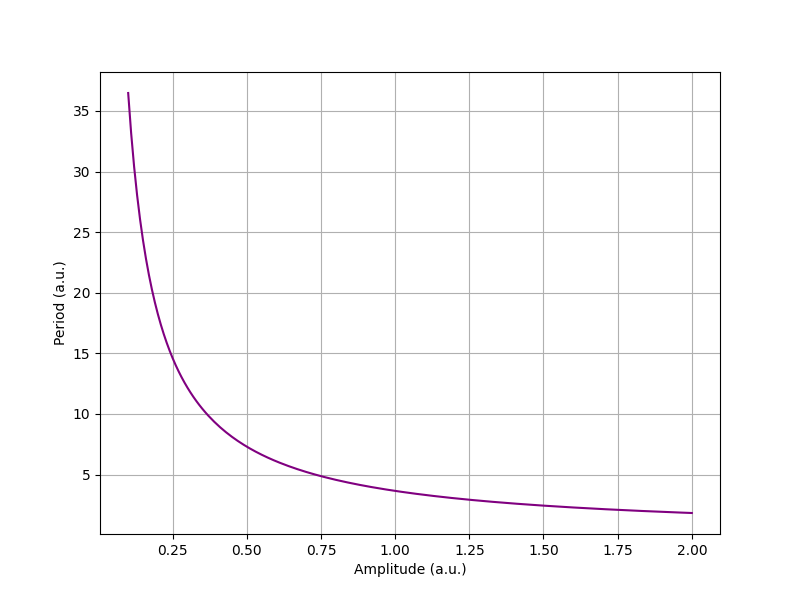

Generate this figure with Python:
# PS4 -- Dario Loprete -- [email redacted]
# PROBLEM 2

# imported packages
import numpy as np
import matplotlib.pyplot as plt

# Constants -------------------------------------------
m = 1               # mass
N = 20              # sample points for integration
# -----------------------------------------------------

# Potential V(x) = x^4
def potential(x):
    return x**4

# Function that returns the integrand
def integrand(x, A):
    return 1./np.sqrt(potential(A) - potential(x))

# Function that performs the integral using the method numpy.polynomial.legendre.leggauss
# arguments: A -> amplitude, N -> sample points
def period(A, N):

    # Evaluation of nodes and weights for the given number of sample points N
    nodes, weights = np.polynomial.legendre.leggauss(N)

    # Mapping to the new integration domain: [0, A]
    a = 0
    b = A

    nodes_new_interval = 0.5*(b-a)*nodes + 0.5*(b+a)   
    weights_new_interval = 0.5*(b-a)* weights

    # Performing the integral
    integral = np.sqrt(8*m) * sum(weights_new_interval * integrand(nodes_new_interval, A))

    return integral

# Part b) ----------------------------------------------------------------------
# Range of amplitudes
amp_range = np.arange(0.1,2.01,0.01)

# Generating data
periods = [period(A, N) for A in amp_range]

# Plotting of results
plt.figure(figsize=(8, 6))
plt.plot(amp_range, periods, color= 'purple')

plt.xlabel("Amplitude (a.u.)")
plt.ylabel("Period (a.u.)")

plt.grid(True)

plt.savefig("prob_2.png")
plt.close()
